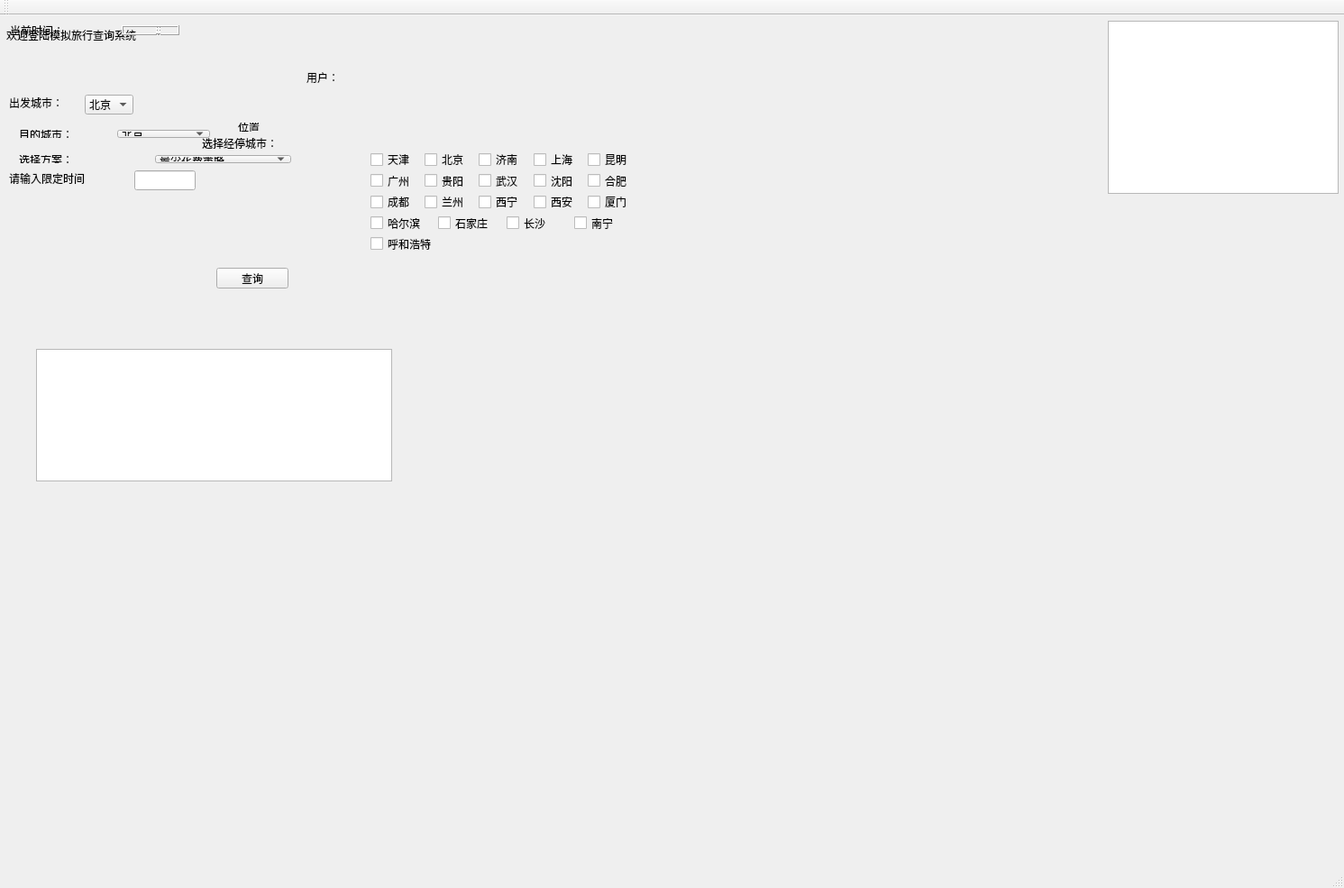
<?xml version="1.0" encoding="UTF-8"?>
<ui version="4.0">
 <class>MainWindow</class>
 <widget class="QMainWindow" name="MainWindow">
  <property name="geometry">
   <rect>
    <x>0</x>
    <y>0</y>
    <width>1491</width>
    <height>985</height>
   </rect>
  </property>
  <property name="windowTitle">
   <string>MainWindow</string>
  </property>
  <widget class="QWidget" name="centralWidget">
   <widget class="QGraphicsView" name="graphicsView">
    <property name="enabled">
     <bool>true</bool>
    </property>
    <property name="geometry">
     <rect>
      <x>1229</x>
      <y>6</y>
      <width>256</width>
      <height>192</height>
     </rect>
    </property>
   </widget>
   <widget class="QPushButton" name="ptn_ok">
    <property name="geometry">
     <rect>
      <x>240</x>
      <y>280</y>
      <width>80</width>
      <height>23</height>
     </rect>
    </property>
    <property name="styleSheet">
     <string notr="true">font: 16pt &quot;华文行楷&quot;;</string>
    </property>
    <property name="text">
     <string>查询</string>
    </property>
   </widget>
   <widget class="QLabel" name="le_name">
    <property name="geometry">
     <rect>
      <x>277</x>
      <y>88</y>
      <width>16</width>
      <height>17</height>
     </rect>
    </property>
    <property name="styleSheet">
     <string notr="true">font: 16pt &quot;华文行楷&quot;;</string>
    </property>
    <property name="text">
     <string/>
    </property>
   </widget>
   <widget class="QLabel" name="label_6">
    <property name="geometry">
     <rect>
      <x>7</x>
      <y>7</y>
      <width>336</width>
      <height>29</height>
     </rect>
    </property>
    <property name="styleSheet">
     <string notr="true">font: 28pt &quot;华文隶书&quot;;</string>
    </property>
    <property name="text">
     <string>欢迎登陆模拟旅行查询系统</string>
    </property>
   </widget>
   <widget class="QTextBrowser" name="textBrowser">
    <property name="geometry">
     <rect>
      <x>40</x>
      <y>370</y>
      <width>395</width>
      <height>147</height>
     </rect>
    </property>
   </widget>
   <widget class="QWidget" name="layoutWidget">
    <property name="geometry">
     <rect>
      <x>0</x>
      <y>0</y>
      <width>210</width>
      <height>33</height>
     </rect>
    </property>
    <layout class="QHBoxLayout" name="horizontalLayout_9">
     <item>
      <layout class="QHBoxLayout" name="horizontalLayout_6" stretch="2,1">
       <item>
        <widget class="QLabel" name="label">
         <property name="styleSheet">
          <string notr="true">font: 16pt &quot;华文行楷&quot;;</string>
         </property>
         <property name="text">
          <string>当前时间：</string>
         </property>
        </widget>
       </item>
       <item>
        <widget class="QLCDNumber" name="lcdTimer"/>
       </item>
      </layout>
     </item>
    </layout>
   </widget>
   <widget class="QComboBox" name="co_s">
    <property name="geometry">
     <rect>
      <x>94</x>
      <y>88</y>
      <width>54</width>
      <height>22</height>
     </rect>
    </property>
    <item>
     <property name="text">
      <string>北京</string>
     </property>
    </item>
    <item>
     <property name="text">
      <string>上海</string>
     </property>
    </item>
    <item>
     <property name="text">
      <string>广州</string>
     </property>
    </item>
    <item>
     <property name="text">
      <string>哈尔滨</string>
     </property>
    </item>
    <item>
     <property name="text">
      <string>沈阳</string>
     </property>
    </item>
    <item>
     <property name="text">
      <string>天津</string>
     </property>
    </item>
    <item>
     <property name="text">
      <string>兰州</string>
     </property>
    </item>
    <item>
     <property name="text">
      <string>成都</string>
     </property>
    </item>
    <item>
     <property name="text">
      <string>贵阳</string>
     </property>
    </item>
    <item>
     <property name="text">
      <string>武汉</string>
     </property>
    </item>
    <item>
     <property name="text">
      <string>济南</string>
     </property>
    </item>
    <item>
     <property name="text">
      <string>西宁</string>
     </property>
    </item>
    <item>
     <property name="text">
      <string>昆明</string>
     </property>
    </item>
    <item>
     <property name="text">
      <string>合肥</string>
     </property>
    </item>
    <item>
     <property name="text">
      <string>西安</string>
     </property>
    </item>
    <item>
     <property name="text">
      <string>石家庄</string>
     </property>
    </item>
    <item>
     <property name="text">
      <string>呼和浩特</string>
     </property>
    </item>
    <item>
     <property name="text">
      <string>厦门</string>
     </property>
    </item>
    <item>
     <property name="text">
      <string>长沙</string>
     </property>
    </item>
    <item>
     <property name="text">
      <string>南宁</string>
     </property>
    </item>
    <item>
     <property name="text">
      <string>长春</string>
     </property>
    </item>
   </widget>
   <widget class="QLabel" name="label_2">
    <property name="geometry">
     <rect>
      <x>10</x>
      <y>88</y>
      <width>80</width>
      <height>17</height>
     </rect>
    </property>
    <property name="contextMenuPolicy">
     <enum>Qt::PreventContextMenu</enum>
    </property>
    <property name="styleSheet">
     <string notr="true">font: 16pt &quot;华文行楷&quot;;</string>
    </property>
    <property name="text">
     <string>出发城市：</string>
    </property>
   </widget>
   <widget class="QLabel" name="label_4">
    <property name="geometry">
     <rect>
      <x>224</x>
      <y>133</y>
      <width>112</width>
      <height>17</height>
     </rect>
    </property>
    <property name="styleSheet">
     <string notr="true">font: 16pt &quot;华文行楷&quot;;</string>
    </property>
    <property name="text">
     <string>选择经停城市：</string>
    </property>
   </widget>
   <widget class="QLabel" name="label_8">
    <property name="geometry">
     <rect>
      <x>340</x>
      <y>60</y>
      <width>48</width>
      <height>17</height>
     </rect>
    </property>
    <property name="styleSheet">
     <string notr="true">font: 16pt &quot;华文行楷&quot;;</string>
    </property>
    <property name="text">
     <string>用户：</string>
    </property>
   </widget>
   <widget class="QLabel" name="label_7">
    <property name="geometry">
     <rect>
      <x>10</x>
      <y>172</y>
      <width>112</width>
      <height>17</height>
     </rect>
    </property>
    <property name="styleSheet">
     <string notr="true">font: 16pt &quot;华文行楷&quot;;</string>
    </property>
    <property name="text">
     <string>请输入限定时间</string>
    </property>
   </widget>
   <widget class="QLineEdit" name="lineEdit">
    <property name="geometry">
     <rect>
      <x>149</x>
      <y>172</y>
      <width>68</width>
      <height>22</height>
     </rect>
    </property>
   </widget>
   <widget class="QWidget" name="layoutWidget">
    <property name="geometry">
     <rect>
      <x>230</x>
      <y>108</y>
      <width>78</width>
      <height>32</height>
     </rect>
    </property>
    <layout class="QHBoxLayout" name="horizontalLayout" stretch="3,0">
     <item>
      <widget class="QLabel" name="xy">
       <property name="sizePolicy">
        <sizepolicy hsizetype="Fixed" vsizetype="Fixed">
         <horstretch>0</horstretch>
         <verstretch>0</verstretch>
        </sizepolicy>
       </property>
       <property name="styleSheet">
        <string notr="true">font: 16pt &quot;华文行楷&quot;;</string>
       </property>
       <property name="text">
        <string/>
       </property>
      </widget>
     </item>
     <item>
      <widget class="QLabel" name="label_9">
       <property name="sizePolicy">
        <sizepolicy hsizetype="Fixed" vsizetype="Fixed">
         <horstretch>0</horstretch>
         <verstretch>0</verstretch>
        </sizepolicy>
       </property>
       <property name="styleSheet">
        <string notr="true">font: 16pt &quot;华文行楷&quot;;</string>
       </property>
       <property name="text">
        <string>位置 </string>
       </property>
      </widget>
     </item>
    </layout>
   </widget>
   <widget class="QWidget" name="layoutWidget">
    <property name="geometry">
     <rect>
      <x>400</x>
      <y>140</y>
      <width>317</width>
      <height>133</height>
     </rect>
    </property>
    <layout class="QVBoxLayout" name="verticalLayout">
     <item>
      <layout class="QHBoxLayout" name="horizontalLayout_2">
       <item>
        <widget class="QCheckBox" name="tj">
         <property name="text">
          <string>天津</string>
         </property>
        </widget>
       </item>
       <item>
        <widget class="QCheckBox" name="bj">
         <property name="text">
          <string>北京</string>
         </property>
        </widget>
       </item>
       <item>
        <widget class="QCheckBox" name="jn">
         <property name="text">
          <string>济南</string>
         </property>
        </widget>
       </item>
       <item>
        <widget class="QCheckBox" name="sh">
         <property name="text">
          <string>上海</string>
         </property>
        </widget>
       </item>
       <item>
        <widget class="QCheckBox" name="km">
         <property name="text">
          <string>昆明</string>
         </property>
        </widget>
       </item>
      </layout>
     </item>
     <item>
      <layout class="QHBoxLayout" name="horizontalLayout_3">
       <item>
        <widget class="QCheckBox" name="gz">
         <property name="text">
          <string>广州</string>
         </property>
        </widget>
       </item>
       <item>
        <widget class="QCheckBox" name="gy">
         <property name="text">
          <string>贵阳</string>
         </property>
        </widget>
       </item>
       <item>
        <widget class="QCheckBox" name="wh">
         <property name="text">
          <string>武汉</string>
         </property>
        </widget>
       </item>
       <item>
        <widget class="QCheckBox" name="sy">
         <property name="text">
          <string>沈阳</string>
         </property>
        </widget>
       </item>
       <item>
        <widget class="QCheckBox" name="hf">
         <property name="text">
          <string>合肥</string>
         </property>
        </widget>
       </item>
      </layout>
     </item>
     <item>
      <layout class="QHBoxLayout" name="horizontalLayout_4">
       <item>
        <widget class="QCheckBox" name="cd">
         <property name="text">
          <string>成都</string>
         </property>
        </widget>
       </item>
       <item>
        <widget class="QCheckBox" name="lz">
         <property name="text">
          <string>兰州</string>
         </property>
        </widget>
       </item>
       <item>
        <widget class="QCheckBox" name="xn">
         <property name="text">
          <string>西宁</string>
         </property>
        </widget>
       </item>
       <item>
        <widget class="QCheckBox" name="xa">
         <property name="text">
          <string>西安</string>
         </property>
        </widget>
       </item>
       <item>
        <widget class="QCheckBox" name="xm">
         <property name="text">
          <string>厦门</string>
         </property>
        </widget>
       </item>
      </layout>
     </item>
     <item>
      <layout class="QHBoxLayout" name="horizontalLayout_5">
       <item>
        <widget class="QCheckBox" name="heb">
         <property name="text">
          <string>哈尔滨</string>
         </property>
        </widget>
       </item>
       <item>
        <widget class="QCheckBox" name="sjz">
         <property name="text">
          <string>石家庄</string>
         </property>
        </widget>
       </item>
       <item>
        <widget class="QCheckBox" name="cs">
         <property name="text">
          <string>长沙</string>
         </property>
        </widget>
       </item>
       <item>
        <widget class="QCheckBox" name="nn">
         <property name="text">
          <string>南宁</string>
         </property>
        </widget>
       </item>
      </layout>
     </item>
     <item>
      <widget class="QCheckBox" name="hhht">
       <property name="text">
        <string>呼和浩特</string>
       </property>
      </widget>
     </item>
    </layout>
   </widget>
   <widget class="QWidget" name="layoutWidget">
    <property name="geometry">
     <rect>
      <x>10</x>
      <y>144</y>
      <width>324</width>
      <height>31</height>
     </rect>
    </property>
    <layout class="QHBoxLayout" name="horizontalLayout_7">
     <item>
      <widget class="QLabel" name="label_5">
       <property name="styleSheet">
        <string notr="true">font: 16pt &quot;华文行楷&quot;;</string>
       </property>
       <property name="text">
        <string>选择方案：</string>
       </property>
      </widget>
     </item>
     <item>
      <widget class="QComboBox" name="co_p">
       <item>
        <property name="text">
         <string>最少花费策略</string>
        </property>
       </item>
       <item>
        <property name="text">
         <string>最短时间策略</string>
        </property>
       </item>
       <item>
        <property name="text">
         <string>限定时间最少花费策略</string>
        </property>
       </item>
      </widget>
     </item>
    </layout>
   </widget>
   <widget class="QWidget" name="layoutWidget">
    <property name="geometry">
     <rect>
      <x>10</x>
      <y>116</y>
      <width>234</width>
      <height>31</height>
     </rect>
    </property>
    <layout class="QHBoxLayout" name="horizontalLayout_8">
     <item>
      <widget class="QLabel" name="label_3">
       <property name="styleSheet">
        <string notr="true">font: 16pt &quot;华文行楷&quot;;</string>
       </property>
       <property name="text">
        <string>目的城市：</string>
       </property>
      </widget>
     </item>
     <item>
      <widget class="QComboBox" name="co_e">
       <item>
        <property name="text">
         <string>北京</string>
        </property>
       </item>
       <item>
        <property name="text">
         <string>上海</string>
        </property>
       </item>
       <item>
        <property name="text">
         <string>广州</string>
        </property>
       </item>
       <item>
        <property name="text">
         <string>哈尔滨</string>
        </property>
       </item>
       <item>
        <property name="text">
         <string>沈阳</string>
        </property>
       </item>
       <item>
        <property name="text">
         <string>天津</string>
        </property>
       </item>
       <item>
        <property name="text">
         <string>兰州</string>
        </property>
       </item>
       <item>
        <property name="text">
         <string>成都</string>
        </property>
       </item>
       <item>
        <property name="text">
         <string>贵阳</string>
        </property>
       </item>
       <item>
        <property name="text">
         <string>武汉</string>
        </property>
       </item>
       <item>
        <property name="text">
         <string>济南</string>
        </property>
       </item>
       <item>
        <property name="text">
         <string>西宁</string>
        </property>
       </item>
       <item>
        <property name="text">
         <string>昆明</string>
        </property>
       </item>
       <item>
        <property name="text">
         <string>合肥</string>
        </property>
       </item>
       <item>
        <property name="text">
         <string>西安</string>
        </property>
       </item>
       <item>
        <property name="text">
         <string>石家庄</string>
        </property>
       </item>
       <item>
        <property name="text">
         <string>呼和浩特</string>
        </property>
       </item>
       <item>
        <property name="text">
         <string>厦门</string>
        </property>
       </item>
       <item>
        <property name="text">
         <string>长沙</string>
        </property>
       </item>
       <item>
        <property name="text">
         <string>南宁</string>
        </property>
       </item>
      </widget>
     </item>
    </layout>
   </widget>
  </widget>
  <widget class="QMenuBar" name="menuBar">
   <property name="geometry">
    <rect>
     <x>0</x>
     <y>0</y>
     <width>1491</width>
     <height>26</height>
    </rect>
   </property>
  </widget>
  <widget class="QToolBar" name="mainToolBar">
   <attribute name="toolBarArea">
    <enum>TopToolBarArea</enum>
   </attribute>
   <attribute name="toolBarBreak">
    <bool>false</bool>
   </attribute>
  </widget>
  <widget class="QStatusBar" name="statusBar"/>
 </widget>
 <layoutdefault spacing="6" margin="11"/>
 <resources/>
 <connections/>
</ui>
